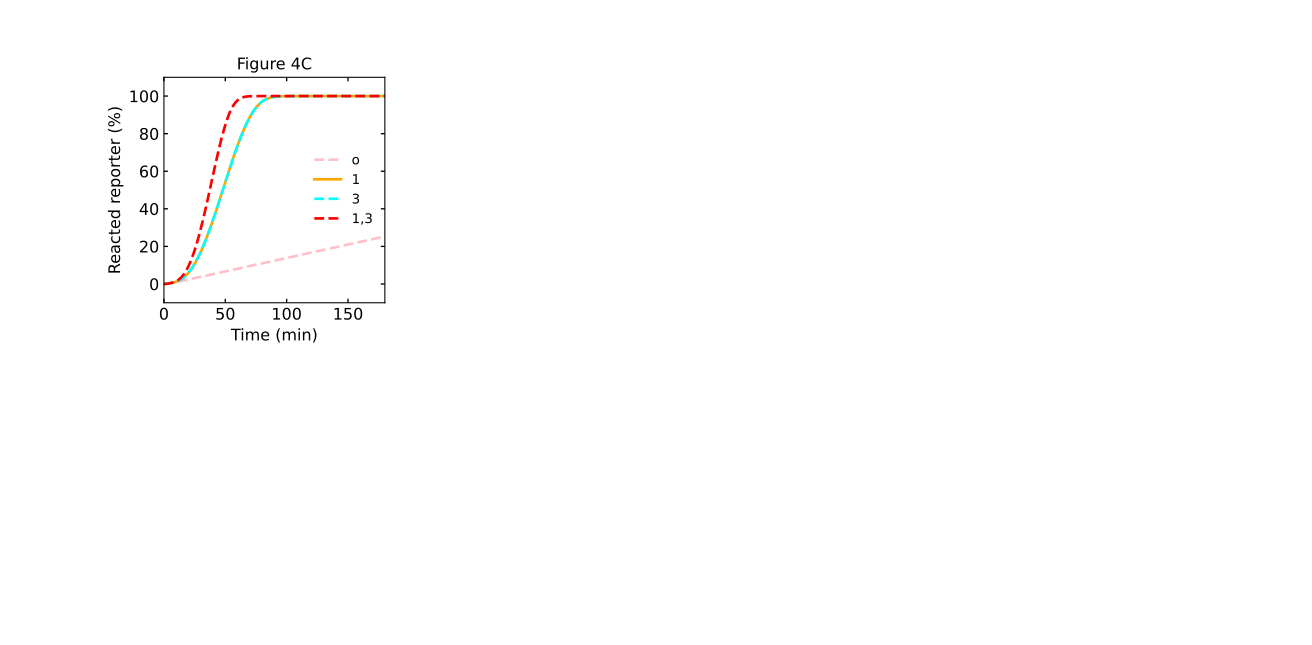

Generate this figure with Python:
# -*- coding: utf-8 -*-
"""
Created on Wed Jul  6 10:49:56 2022

@author: tnm12
"""

import numpy as np
import matplotlib.pyplot as plt
from matplotlib.ticker import MaxNLocator

import sys

import Simulatorv2021 as RSDs #import version 2.0.2.1 of simulator
    
'''
##############################################################################
Simulations
##############################################################################
'''

t_sim = np.linspace(0,6,1001)*3600 # seconds

k_txn = 0.008 #transcription rate

IN1 = [0,50,0,50]
                #input templates
IN3 = [0,0,50,50]

REP_con = 500 #reporter concentration

color = ['pink','orange','aqua','red']

model = RSDs.RSD_sim(5) # define the model instance and # of domains

# specify species involved in the reation
model.molecular_species('gate{1,2}',DNA_con=25)
model.molecular_species('gate{3,2}',DNA_con=25)
model.molecular_species('reporter{2}',DNA_con=REP_con)

model.global_rate_constants(ktxn=k_txn) #globally changes transcription rates

plt.subplot(2,4,1)
for n in range(len(IN1)):
    model.molecular_species('input{1}',DNA_con=IN1[n])
    model.molecular_species('input{3}',DNA_con=IN3[n])
    
    # simulate the model (input is simulation time)
    model.simulate(t_sim)
    
    # pull out the species from the model solution to plot
    S2 = model.output_concentration('S{2}')
    
    fs = 12
    if n == 1:
        plt.plot(model.t/60,(S2/REP_con)*100,color=color[n],linewidth=2,linestyle='-')
    else:                                                                              #so that both 1 and 3 individually can be seen
        plt.plot(model.t/60,(S2/REP_con)*100,color=color[n],linewidth=2,linestyle='--')
    
plt.xticks(fontsize=fs)
plt.yticks(fontsize=fs)
plt.ylim(-10,110)
plt.xlim(0,180)
ax1 = plt.gca()
ax1.xaxis.set_tick_params(which='both',size=3,width=1,direction='in',top='on')
#ax1.xaxis.set_major_locator(MaxNLocator(integer=True))
ax1.yaxis.set_tick_params(which='both',size=3,width=1,direction='in',right='on')
plt.xlabel('Time (min)',fontsize=fs)
plt.ylabel('Reacted reporter (%)',fontsize=fs)  
plt.legend(['o','1','3','1,3'],frameon=False)
plt.title('Figure 4C')
